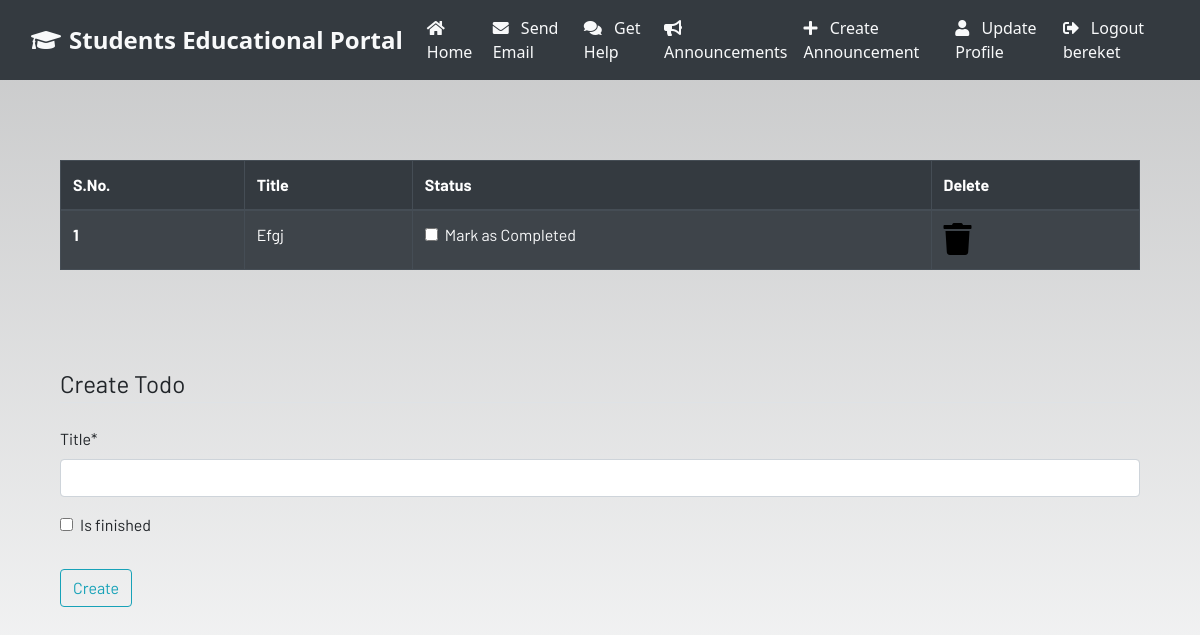
The app's page /todo/ (signed in), older data.
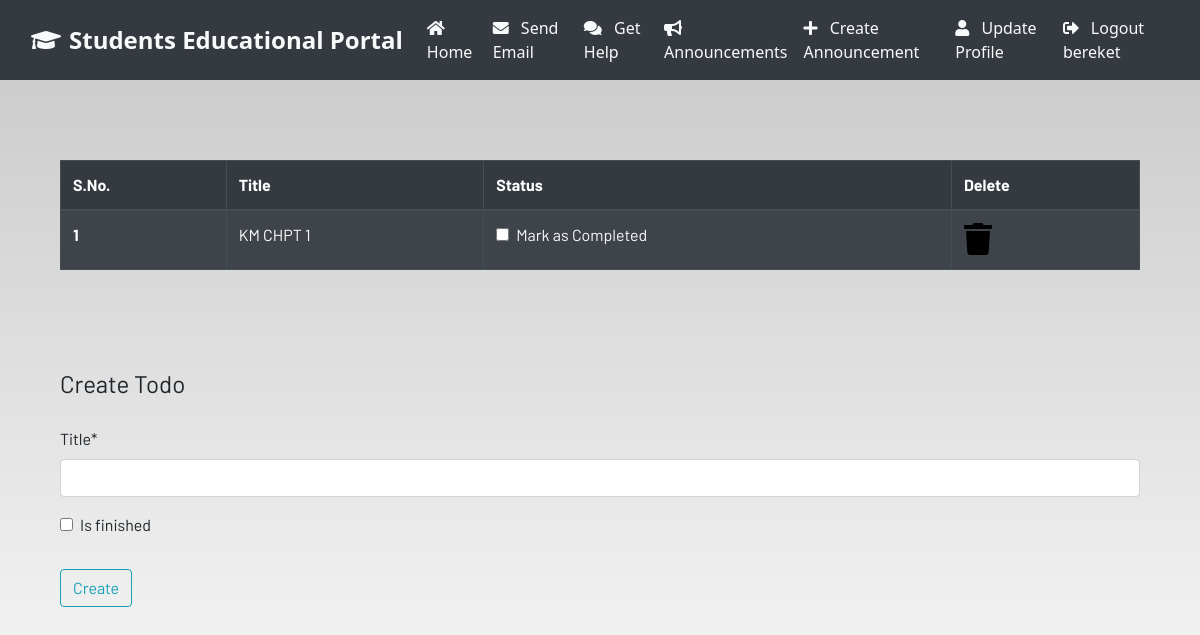
The same page, newer data.
### dashboard/models.py (models this page shows, shortened)
class Todo(models.Model):
    user = models.ForeignKey(User,on_delete=models.CASCADE)
    title = models.CharField(max_length=100)
    is_finished = models.BooleanField(default=False)

### dashboard/views.py (the view)
# urls.py: path('todo/', views.todo, name="todo"),
@login_required
def todo(request):
    if request.method == 'POST':
        form = TodoForm(request.POST)
        if form.is_valid():
            try:
                fnished = request.POST["is_finished"]
                if finished == 'on':
                    finished = True
                else:
                    finished = False
            except:
                finished = False
            todos = Todo(
                user=request.user,
                title=request.POST['title'],
                is_finished=finished
            )
            todos.save()
            messages.success(request, f"Todo Added from {request.user.username}!!")
            return redirect("todo")
    else:
        form = TodoForm()
    todo = Todo.objects.filter(user=request.user)
    if len(todo) == 0:
        todos_done = True
    else:
        todos_done = False
    context = {
        'form': form,
        'todos': todo,
        'todos_done': todos_done
    }
    return render(request, "dashboard/todo.html", context)

### dashboard/forms.py
class TodoForm(forms.ModelForm):
    class Meta:
        model = Todo
        fields = ['title','is_finished']

### dashboard/templates/dashboard/todo.html (shortened to what this page needs)
{% extends 'dashboard/base.html' %}
{% load static %}
{% load crispy_forms_tags %}
{% block content %}
<div class="container">
    {% if not todos_done %}
    <table class="table table-striped table-bordered table-hover table-dark">
        <thead>
            <tr>
                <th scope="col">S.No.</th>
                <th scope="col">Title</th>
                <th scope="col">Status</th>
                <th scope="col">Delete</th>
            </tr>
        </thead>
        <tbody>
            {%for todo in todos %}
            <tr>
                <th scope="row">{{forloop.counter}}</th>
                <td>{{todo.title}}</td>
                <td>
                    <a href="{% url 'update-todo' todo.id %}">
                        <div class="form-check">
                            {% if todo.is_finished == True %}
                            <input class="form-check-input" type="checkbox" value="" checked>
                            {% else %}
                            <input class="form-check-input" type="checkbox" value="">
                            {% endif %}
                            <label class="form-check-label text-light" for="flexCheckDefault">
                                Mark as Completed
                            </label>
                        </div>
                    </a>
                </td>
                <td><a href="{% url 'delete-todo' todo.id %}"><i class="fa fa-trash fa-2x"></i></a></td>
            </tr>
            {% endfor %}
        </tbody>
    </table>
    {% else %}
      <h4>All tasks have been done!! create to add more</h4>
    {% endif %}
</div><br><br>
<div class="container">
    <form method="POST">
        <fieldset class="form-group">
            <legend class="border-bottom mb-4">Create Todo</legend>
            {{form|crispy}}
        </fieldset>
        <div class="form-group">
            <button href="" class="btn btn-outline-info" type="submit">
                Create
            </button>
        </div>
    </form>
</div>
{% endblock content %}

Row changes from the older to the newer data that the page shows:
removed Todo: title "Efgj"
added Todo: title "KM CHPT 1"
